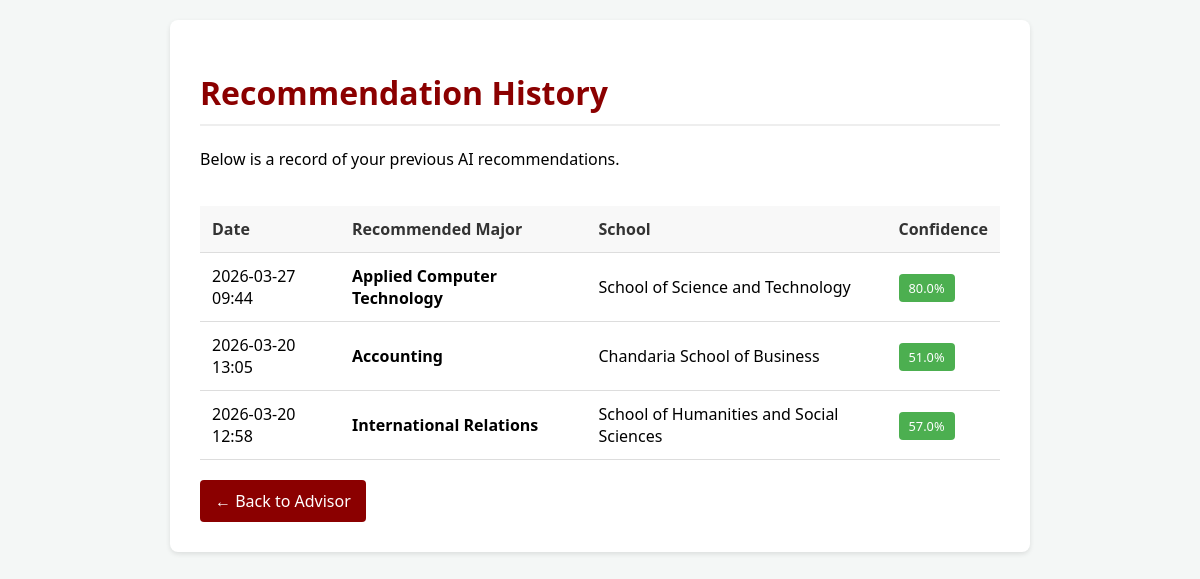
Page /history (signed in) on the earlier database version.
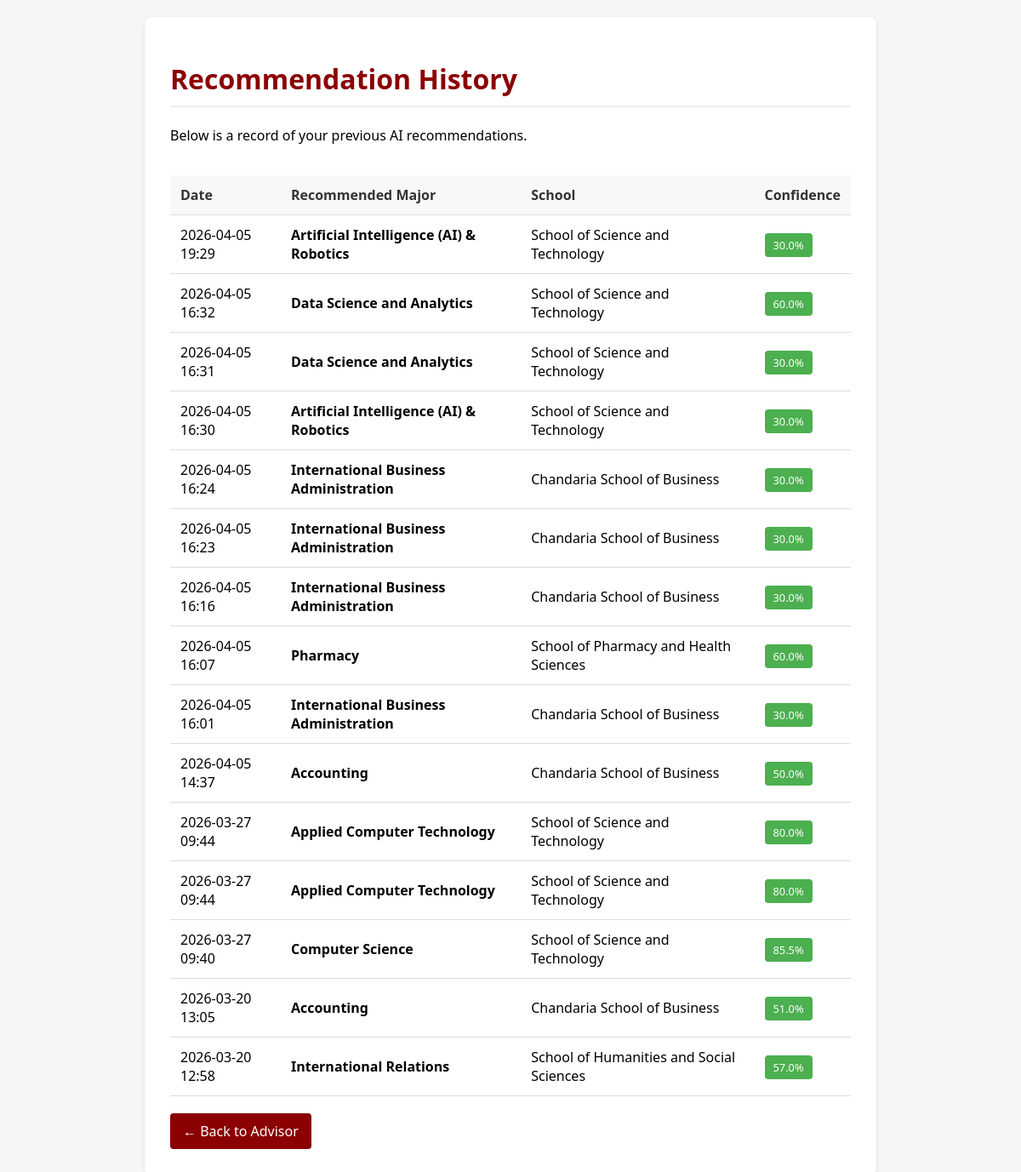
Same page on the later database version.
### app.py (models this page shows)
class Result(db.Model):
    id = db.Column(db.Integer, primary_key=True)
    major = db.Column(db.String(100), nullable=False)
    school = db.Column(db.String(100), nullable=False)
    confidence = db.Column(db.Float, nullable=False)
    timestamp = db.Column(db.DateTime, nullable=False, default=datetime.utcnow)
    user_id = db.Column(db.Integer, db.ForeignKey('user.id'), nullable=False)

### app.py (the view)
@app.route('/history')
@login_required
def history():
    user_results = Result.query.filter_by(user_id=current_user.id).order_by(Result.timestamp.desc()).all()
    return render_template('history.html', results=user_results)

### app.py (called while the page is built)
@login_manager.user_loader
def load_user(user_id):
    return db.session.get(User, int(user_id))

### templates/history.html (shortened to what this page needs)
<!DOCTYPE html>
<html lang="en">
<head>
</head>
<body>
<div class="container">
    <h1>Recommendation History</h1>
    <p>Below is a record of your previous AI recommendations.</p>
    {% if results %}
    <div class="table-responsive">
        <table>
            <thead>
                <tr>
                    <th>Date</th>
                    <th>Recommended Major</th>
                    <th>School</th>
                    <th>Confidence</th>
                </tr>
            </thead>
            <tbody>
                {% for res in results %}
                <tr>
                    <td>{{ res.timestamp.strftime('%Y-%m-%d %H:%M') }}</td>
                    <td><strong>{{ res.major }}</strong></td>
                    <td>{{ res.school }}</td>
                    <td><span class="badge badge-soft">{{ res.confidence }}%</span></td>
                </tr>
                {% endfor %}
            </tbody>
        </table>
    </div>
    {% else %}
        <p>No history found. <a href="{{ url_for('index') }}">Make your first recommendation</a>.</p>
    {% endif %}
    <a href="{{ url_for('index') }}" class="btn-back">← Back to Advisor</a>
</div>
</body>
</html>

### templates/history.html (style rules this page uses)
body { font-family: 'Segoe UI', sans-serif; background-color: #f4f7f6; margin: 0; padding: 20px; }
.container { max-width: 800px; margin: 0 auto; background: white; padding: 30px; border-radius: 8px; box-shadow: 0 2px 5px rgba(0,0,0,0.1); }
h1 { color: #8B0000; border-bottom: 2px solid #eee; padding-bottom: 10px; }
table { width: 100%; border-collapse: collapse; margin-top: 20px; }
th, td { padding: 12px; text-align: left; border-bottom: 1px solid #ddd; }
th { background-color: #f8f8f8; color: #333; }
.btn-back { display: inline-block; margin-top: 20px; background-color: #8B0000; color: white; padding: 10px 15px; text-decoration: none; border-radius: 4px; }
.badge { padding: 5px 10px; border-radius: 4px; font-size: 0.8em; color: white; }
.badge-soft { background-color: #4caf50; }
.table-responsive { width: 100%; overflow-x: auto; -webkit-overflow-scrolling: touch; }

Differences in the rows shown:
added Result: timestamp "2026-04-05 19:29", major "Artificial Intelligence (AI) & Robotics", school "School of Science and Technology", confidence "30.0"
added Result: timestamp "2026-04-05 16:32", major "Data Science and Analytics", school "School of Science and Technology", confidence "60.0"
added Result: timestamp "2026-04-05 16:31", major "Data Science and Analytics", school "School of Science and Technology", confidence "30.0"
added Result: timestamp "2026-04-05 16:30", major "Artificial Intelligence (AI) & Robotics", school "School of Science and Technology", confidence "30.0"
added Result: timestamp "2026-04-05 16:24", major "International Business Administration", school "Chandaria School of Business", confidence "30.0"
added Result: timestamp "2026-04-05 16:23", major "International Business Administration", school "Chandaria School of Business", confidence "30.0"
added Result: timestamp "2026-04-05 16:16", major "International Business Administration", school "Chandaria School of Business", confidence "30.0"
added Result: timestamp "2026-04-05 16:07", major "Pharmacy", school "School of Pharmacy and Health Sciences", confidence "60.0"
added Result: timestamp "2026-04-05 16:01", major "International Business Administration", school "Chandaria School of Business", confidence "30.0"
added Result: timestamp "2026-04-05 14:37", major "Accounting", school "Chandaria School of Business", confidence "50.0"
added Result: timestamp "2026-03-27 09:44", major "Applied Computer Technology", school "School of Science and Technology", confidence "80.0"
added Result: timestamp "2026-03-27 09:40", major "Computer Science", school "School of Science and Technology", confidence "85.5"
